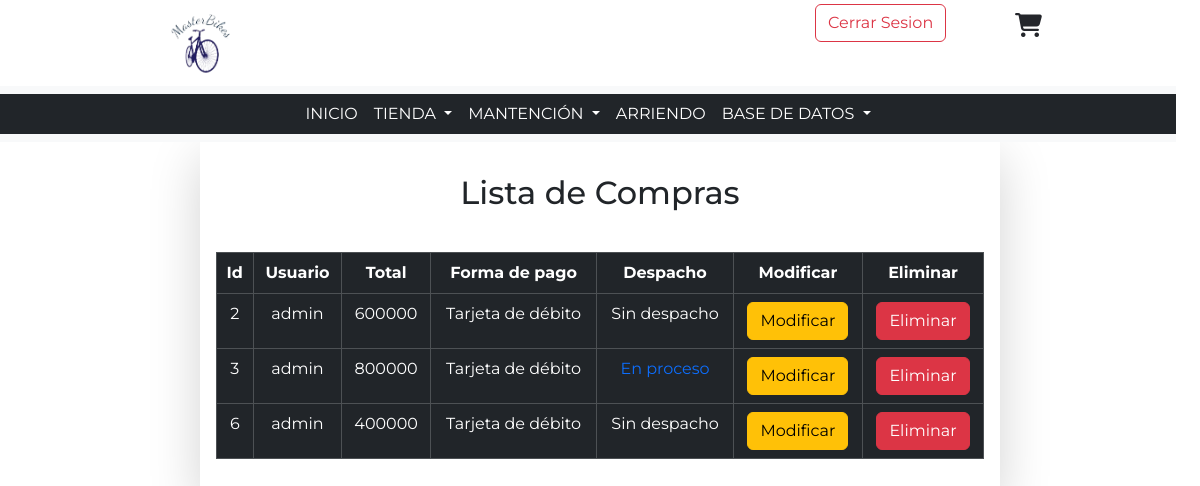
/accounts/crud-ventas/0 (signed in), run on the app's committed database.
### MasterBikes/models.py (models this page shows, shortened)
class Pago(models.Model):
    id_pago = models.AutoField(primary_key=True, db_column="idPago")
    rut = models.ForeignKey(
        "Usuario", on_delete=models.CASCADE, db_column="rut"
    )
    total = models.IntegerField()
    id_forma_pago = models.ForeignKey(
        "FormaPago", on_delete=models.CASCADE, db_column="idFormaPago"
    )
    domicilio = models.BooleanField()

class Usuario(models.Model):
    user = models.OneToOneField(User, on_delete=models.CASCADE)
    rut = models.CharField(primary_key=True, max_length=10)
    id_tipo_usuario = models.ForeignKey(
        "TipoUsuario", on_delete=models.CASCADE, db_column="idTipoUsuario"
    )

class FormaPago(models.Model):
    id_forma_pago = models.AutoField(primary_key=True, db_column="idFormaPago")
    forma = models.CharField(max_length=30)
    class Meta:
        verbose_name_plural = "Formas de pago"

class Despacho(models.Model):
    id_despacho = models.AutoField(primary_key=True, db_column="idDespacho")
    id_pago = models.ForeignKey(
        "Pago", on_delete=models.CASCADE, db_column="idPago"
    )
    pedido = models.DateTimeField(blank=True,null=True)
    envio = models.DateTimeField(blank=True,null=True)
    recibo = models.DateTimeField(blank=True,null=True)

### MasterBikes/views.py (the view)
# urls.py: path('crud-ventas/<int:pk>', views.crud_ventas, name='crud-ventas'),
@login_required
def crud_ventas(request,pk):
    formapago = FormaPago.objects.all()
    tipoproducto = TipoProducto.objects.all()
    producto = Producto.objects.all()
    usuarios = Usuario.objects.all()
    users = User.objects.all()
    us = Usuario.objects.get(user=request.user)
    rut = us.rut
    pago = Pago.objects.all().filter(rut = rut)
    f = 'filtro'
    c = False
    if pk == 0:
        pago = Pago.objects.all().filter(rut = rut)
    elif pk == 1:
        pago = Pago.objects.all()
        f = 'sin'
        if us.id_tipo_usuario.tipo == 'Cliente':
            c = True
    else:
        pago = Pago.objects.all().filter(rut = rut)
    detalle = Detalle.objects.all()
    despachos = Despacho.objects.all()
    if c:
        context={
            "f":f,
            "usuarios":usuarios,
            "users":users,
            "formapagos":formapago,
            "tipoproductos":tipoproducto,
            "productos":producto,
            "pagos":pago,
            "detalles":detalle,
            "despachos":despachos
        }
    else:
        context={
            "f":f,
            "a":"sssss",
            "usuarios":usuarios,
            "users":users,
            "formapagos":formapago,
            "tipoproductos":tipoproducto,
            "productos":producto,
            "pagos":pago,
            "detalles":detalle,
            "despachos":despachos
        }
    return render(request, 'pages/despliegue/crud_ventas.html', context)

### MasterBikes/templates/pages/despliegue/crud_ventas.html (shortened to what this page needs)
<!DOCTYPE html>
<html lang="en">
<head>
    {% load static %}
    <link rel="stylesheet" href="{% static 'css/bootstrap.min.css'%}">
    <link rel="stylesheet" href="{% static 'css/style.css'%}">
    <link rel="stylesheet" href="https://cdnjs.cloudflare.com/ajax/libs/font-awesome/6.2.1/css/all.min.css">
</head>
<body>
    {% include 'base/header_admin.html' %}
    <main>
        <div class="container">
            <div class="row">
                <div class="col-md-8 shadow-lg mx-auto text-center p-3">
                    {% if a %}
                        {% if f == 'filtro' %}
                            <h2 class="my-3">Lista de Compras</h2>
                        {% elif f == 'sin' %}
                            <h2 class="my-3">Lista de Ventas</h2>
                        {% endif %}
                        <br>
                        <table class="table table-dark table-hover table-bordered">
                            <thead>
                                <th>Id</th>
                                <th>Usuario</th>
                                <th>Total</th>
                                <th>Forma de pago</th>
                                <th>Despacho</th>
                                {% if request.session.tipo != 'Cliente' %}
                                    <th>Modificar</th>
                                    <th>Eliminar</th>
                                {% endif %}
                            </thead>
                            <tbody>
                                {% if pagos %}
                                    {% for tmp in pagos %}
                                        <tr>
                                            <td>{{tmp.id_pago}}</td>
                                            {% if usuarios %}
                                                {% for us in usuarios %}
                                                    {% if tmp.rut.rut == us.rut %}
                                                        <td>{{us.user.username}}</td>
                                                    {% endif %}
                                                {% endfor %}
                                            {% endif %}
                                            <td>
                                                <details>
                                                    <summary>{{tmp.total}}</summary>
                                                </details>
                                            </td>
                                            {% if formapagos %}
                                                {% for forma in formapagos %}
                                                    {% if tmp.id_forma_pago.id_forma_pago == forma.id_forma_pago %}
                                                        <td>{{forma.forma}}</td>
                                                    {% endif %}
                                                {% endfor %}
                                            {% endif %}
                                            {% if tmp.domicilio %}
                                                {% if despachos %}
                                                {% for despa in despachos %}
                                                    {% if despa.id_pago.id_pago == tmp.id_pago %}
                                                        {% if despa.recibo  %}
                                                            <td><a href="{% url 'crud-despacho' pk=tmp.id_pago %}">Completado</a></td>
                                                        {% else %}
                                                            <td><a href="{% url 'crud-despacho' pk=tmp.id_pago %}">En proceso</a></td>
                                                        {% endif %}
                                                    {% endif %}
                                                {% endfor %}
                                                {% endif %}
                                            {% else %}
                                                <td>Sin despacho</td>
                                            {% endif %}
                                            {% if request.session.tipo != 'Cliente' %}
                                                <td><a href=""><button class="btn btn-warning">Modificar</button></a></td>
                                                <td><a href=""><button class="btn btn-danger">Eliminar</button></a></td>
                                            {% endif %}
                                        </tr>
                                    {% endfor%}
                                {% endif %}
                            </tbody>
                        </table>
                    {% endif %}
                </div>
            </div>
            <br>
            <br>
        </div>
    </main>
</body>
</html>

### MasterBikes/static/css/style.css (style rules this page uses)
a { text-decoration: none; }
* { margin: 0; padding: 0; box-sizing: border-box; list-style: none; }
body { font-family: sans-serif; }
.container { max-width: 1200px; margin: 0 auto; }
* { box-sizing: border-box; font-family: Montserrat; padding: 0; margin: 0; }

### data on the page
Pago: id_pago "2", total "600000", domicilio "Sin despacho"
Usuario: user.username "admin"
FormaPago: forma "Tarjeta de débito"
Pago: id_pago "3", total "800000"
Despacho: shows "En proceso"
Pago: id_pago "6", total "400000", domicilio "Sin despacho"
